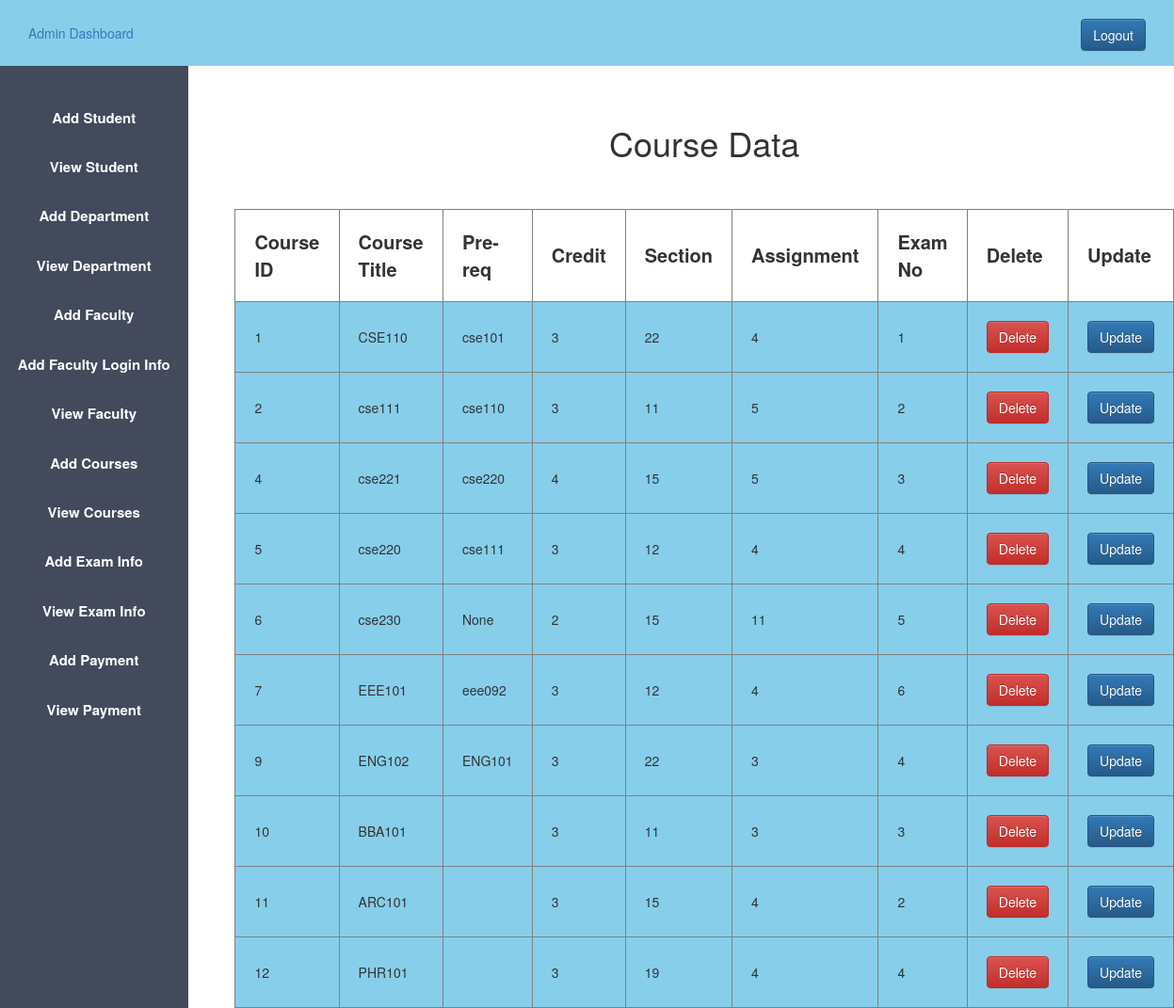
The page /admin_view_course.php (signed in) on the database its author committed.
### tables this page shows
CREATE TABLE `course` (
  `c_id` int(11) NOT NULL,
  `c_title` varchar(50) DEFAULT NULL,
  `c_prereq` varchar(50) DEFAULT NULL,
  `c_credit` int(11) DEFAULT NULL,
  `c_sec` int(11) DEFAULT NULL,
  `c_ass` int(11) DEFAULT NULL,
  `exm_no` int(11) NOT NULL
);

### src/admin_view_course.php (the view, shortened to what this page needs)
<?php
    $host = "localhost";
    $user = "root";
    $password = "";
    $db = "370project";
    $data= mysqli_connect($host,$user,$password,$db);
    $sql = "SELECT * FROM course ";
    $result = mysqli_query($data,$sql);
?>
<!DOCTYPE html>
<html>
<head>
<?php
include "admin_css.php"
?>
</head>
<body>
	<?php
    include "admin_sidebar.php"
    ?>
	<div class="content">
        <center>
		<h1>Course Data </h1>
    <br><br>
        <table border="1px">
            <tr>
                <th class = "table_th">Course ID</th>
                <th class = "table_th">Course Title</th>
                <th class = "table_th">Pre-req</th>
                <th class = "table_th">Credit</th>
                <th class = "table_th">Section</th>
                <th class = "table_th">Assignment</th>
                <th class = "table_th">Exam No</th>
                <th class = "table_th">Delete</th>
                <th class = "table_th">Update</th>
            </tr>
            <?php
            while($info =$result->fetch_assoc())
            {
            ?>
            <tr>
                <td class = "table_td">
                    <?php echo"{$info['c_id']}"; ?>
                </td>
                <td class = "table_td">
                    <?php echo"{$info['c_title']}"; ?>
                </td>
                <td class = "table_td">
                    <?php echo"{$info['c_prereq']}"; ?>
                </td>
                <td class = "table_td">
                    <?php echo"{$info['c_credit']}"; ?>
                </td>
                <td class = "table_td">
                    <?php echo"{$info['c_sec']}"; ?>
                </td>
                <td class = "table_td">
                    <?php echo"{$info['c_ass']}"; ?>
                </td>
                <td class = "table_td">
                    <?php echo"{$info['exm_no']}"; ?>
                </td>
                <td class = "table_td">
                    <?php echo "<a class='btn btn-danger' onClick=\" javascript:return confirm('delete this course data'); \" href='admin_delete_course.php?course_id={$info['c_id']}'>Delete</a>"; ?>
                </td>
                <td class = "table_td">
                    <?php echo "<a class='btn btn-primary' href='admin_update_course.php?course_id={$info['c_id']}'>Update</a>"; ?>
                </td>
            </tr>
            <?php
            }
            ?>
        </table>
        </center>
	</div>
</body>
</html>

### src/admin_css.php (shortened to what this page needs)
<link rel="stylesheet" type="text/css" href="admin.css">
<link rel="stylesheet" href="https://maxcdn.bootstrapcdn.com/bootstrap/3.3.7/css/bootstrap.min.css">
<link rel="stylesheet" href="https://maxcdn.bootstrapcdn.com/bootstrap/3.3.7/css/bootstrap-theme.min.css">

### src/admin_sidebar.php
<header class="header">
		<a href="adminhome.php">Admin Dashboard</a>
		<div class="logout">
			<a href="logout.php" class="btn btn-primary">Logout</a>
		</div>
</header>
	<aside>
		<ul>
			<li>
				<a href="add_student.php">Add Student</a>
			</li>
			<li>
				<a href="view_student.php">View Student</a>
			</li>
			<li>
				<a href="admin_add_dept.php">Add Department</a>
			</li>
			<li>
				<a href="admin_view_dept.php">View Department</a>
			</li>
			<li>
				<a href="admin_add_faculty.php">Add Faculty</a>
			</li>
			<li>
				<a href="admin_add_faculty_login.php">Add Faculty Login Info</a>
			</li>
			<li>
				<a href="admin_view_faculty.php">View Faculty</a>
			</li>
			<li>
				<a href="admin_add_course.php">Add Courses</a>
			</li>
			<li>
				<a href="admin_view_course.php">View Courses</a>
			</li>
            <li>
				<a href="admin_add_exam.php">Add Exam Info</a>
			</li>
            <li>
				<a href="admin_view_exam.php">View Exam Info</a>
			</li>
            <li>
				<a href="admin_add_payment.php">Add Payment</a>
			</li>
            <li>
				<a href="admin_view_payment.php">View Payment</a>
			</li>
		</ul>
	</aside>

### src/admin.css (style rules this page uses)
* { margin: 0px; padding: 0px; }
.header { background-color: skyblue; line-height: 70px; padding-left: 30px; }
a,a:hover { text-decoration: none!important; }
.logout { float: right; padding-right: 30px; }
ul { background-color: #424a5b; width: 16%; height: 100%; position: fixed; padding-top: 3.5%; text-align: center; }
ul li { list-style: none; padding-bottom: 30px; font-size: 15px; }
ul li a { color: white; font-weight: bold; }
.content { margin-left: 20%; margin-top: 5%; }

### src/admin_view_course.php (style rules this page uses)
.table_th { padding: 20px; font-size: 20px; }
.table_td { padding: 20px; background-color: skyblue; }

### rows shown on the page
course: c_id "1", c_title "CSE110", c_prereq "cse101", c_credit "3", c_sec "22", c_ass "4", exm_no "1"
course: c_id "2", c_title "cse111", c_prereq "cse110", c_credit "3", c_sec "11", c_ass "5", exm_no "2"
course: c_id "4", c_title "cse221", c_prereq "cse220", c_credit "4", c_sec "15", c_ass "5", exm_no "3"
course: c_id "5", c_title "cse220", c_prereq "cse111", c_credit "3", c_sec "12", c_ass "4", exm_no "4"
course: c_id "6", c_title "cse230", c_prereq "None", c_credit "2", c_sec "15", c_ass "11", exm_no "5"
course: c_id "7", c_title "EEE101", c_prereq "eee092", c_credit "3", c_sec "12", c_ass "4", exm_no "6"
course: c_id "9", c_title "ENG102", c_prereq "ENG101", c_credit "3", c_sec "22", c_ass "3", exm_no "4"
course: c_id "10", c_title "BBA101", c_credit "3", c_sec "11", c_ass "3", exm_no "3"
course: c_id "11", c_title "ARC101", c_credit "3", c_sec "15", c_ass "4", exm_no "2"
course: c_id "12", c_title "PHR101", c_credit "3", c_sec "19", c_ass "4", exm_no "4"
